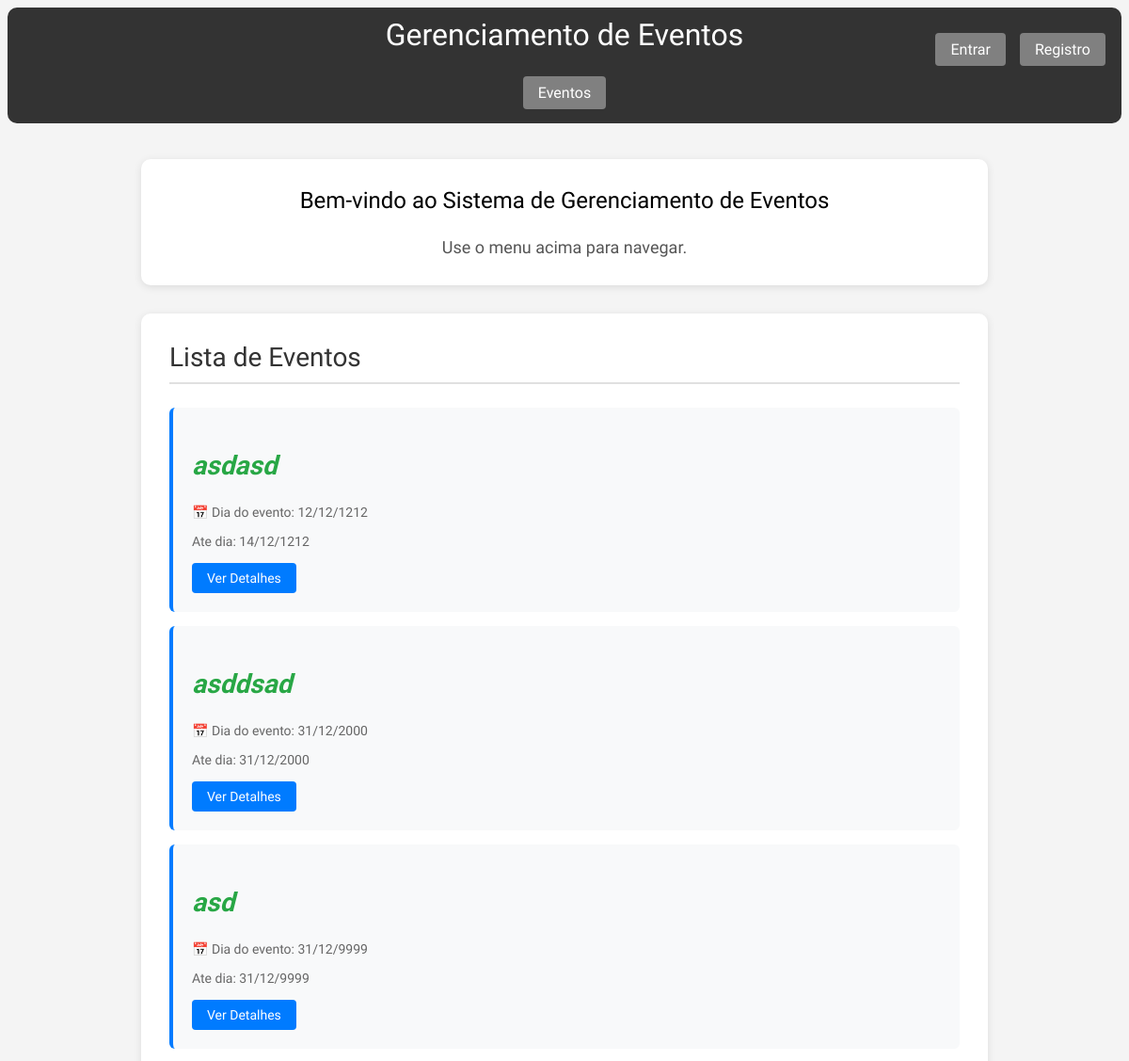
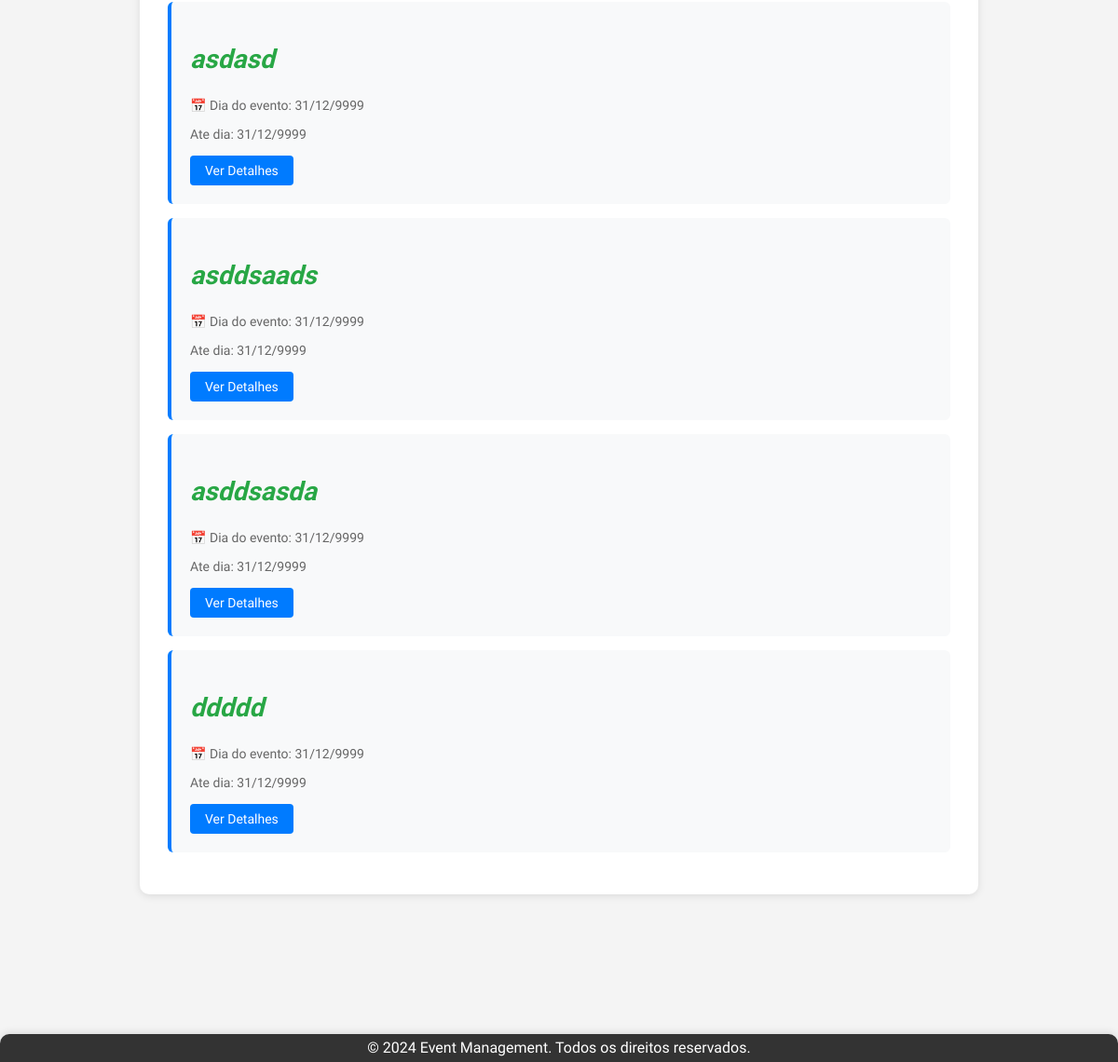
The app's page /, older data (2 pictures, top to bottom).
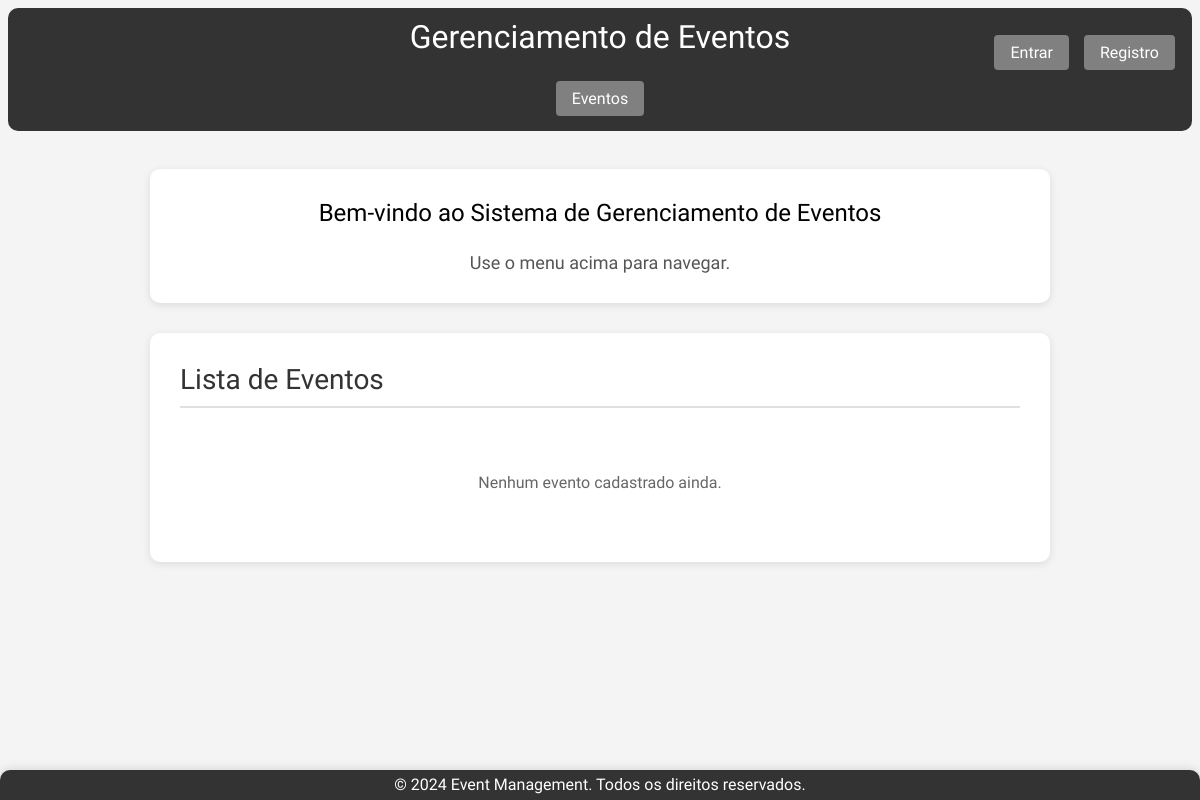
The same page, newer data.
### app/models.py (models this page shows, shortened)
class Event(models.Model):
    event_type_choices = [
        ('Palestra', 'Palestra'),
        ('Workshop', 'Workshop'),
        ('Seminário', 'Seminário'),
        ('Curso', 'Curso'),
        ('Congresso', 'Congresso'),
        ('Simpósio', 'Simpósio'),
        ('Fórum', 'Fórum'),
        ('Mesa Redonda', 'Mesa Redonda'),
    ]
    title = models.CharField(max_length=200, verbose_name="Título")
    description = models.TextField(verbose_name="Descrição")
    initial_date = models.DateField(default= '9999-12-31', verbose_name="Data de Início")
    final_date = models.DateField(default='9999-12-31', verbose_name="Data Final")
    location = models.CharField(max_length=200, verbose_name="Local")
    max_capacity = models.IntegerField(verbose_name="Capacidade Máxima")
    creator = models.ForeignKey(
        settings.AUTH_USER_MODEL,
        on_delete=models.CASCADE,
        related_name='created_events',
        null=True,
        blank=True,
        verbose_name="Criador"
    )
    event_type = models.CharField(max_length=20, choices=event_type_choices, default='Palestra', verbose_name="Tipo de Evento")
    event_start = models.TimeField(null=False, blank=True, verbose_name="Horario de Início")
    event_end = models.TimeField(null=False, blank=True, verbose_name="Horario de Término")
    participants = models.ManyToManyField(
        settings.AUTH_USER_MODEL,
        through='EventParticipant',
        through_fields=('event', 'participant'),
        related_name='attended_events',
        blank=True,
        verbose_name="Participantes"
    )
    class Meta:
        db_table = 'event'
        ordering = ['initial_date']
        verbose_name = 'Evento' # Português
        verbose_name_plural = 'Eventos' # Português

### app/views.py (the view)
# urls.py: path('', views.home, name='home'),
def home(request):
    eventos = Event.objects.all()
    return render(request, 'event_list.html', {'eventos': eventos})

### app/templates/event_list.html (shortened to what this page needs)
{% extends "base.html" %}
{% block content %}
{% load static %}
 <div class="welcome-container">
        <h2>Bem-vindo ao Sistema de Gerenciamento de Eventos</h2>
        <p>Use o menu acima para navegar.</p>
    </div>
<div class="events-container">
    <h2>Lista de Eventos</h2>
    <hr>
    {% if eventos %}
        <ul class="events-list">
            {% for evento in eventos %}
                <li class="event-item">
                    <div class="event-title">{{ evento.title }}</div>
                    <p class="event-date">📅 Dia do evento: {{ evento.initial_date|date:"d/m/Y" }}</p>
                    <p class="event-date">Ate dia: {{ evento.final_date|date:"d/m/Y" }}</p>
                    <div class="event-actions">
                        <a href="{% url 'event_detail' pk=evento.pk %}" class="btn-details">Ver Detalhes</a>
                    </div>
                </li>
            {% endfor %}
        </ul>
    {% else %}
        <p class="no-events">Nenhum evento cadastrado ainda.</p>
    {% endif %}
</div>
{% endblock %}

### app/templates/base.html (shortened to what this page needs)
{% load static %}
<!DOCTYPE html>
<html lang="pt-br">
<head>
    <link rel="stylesheet" type="text/css" href="{% static 'css/style.css' %}">
</head>
<body>
    <header class="header">
        {% block header %}
            <h1>Gerenciamento de Eventos</h1>
            <nav>
                <ul>
                    <li><a id="event_button" href="{% url 'event_list' %}">Eventos</a></li>
                    <div class="user-actions">
                {% if user.is_authenticated %}
                    <p>Olá, {{ user.username }}!</p>
                    <a href="{% url 'logout' %}">Sair</a>
                {% else %}
                    <a href="{% url 'login' %}">Entrar</a>
                    <a href="{% url 'register' %}">Registro</a>
                {% endif %}
                    </div>
                </ul>
            </nav>
        {% endblock %}
    </header>
    <main>
        {% block content %}{% endblock %}
    </main>
    <footer class="footer">
        {% block footer %}
            <p>&copy; 2024 Event Management. Todos os direitos reservados.</p>
        {% endblock %}
    </footer>
</body>
</html>

### app/static/css/style.css (style rules this page uses)
* { margin: 0; padding: 0; box-sizing: border-box; scroll-behavior: smooth; font-family: 'BioRhyme', serif; font-family: "BioRhyme", serif; font-optical-sizing: auto; font-weight: 400; font-style: normal; font-variation-settings: "wdth" 100; }
body { font-family: Arial, sans-serif; background: #f4f4f4; overflow-x: hidden; min-height: 100vh; display: flex; flex-direction: column; }
.header { margin: 8px; background: #333; color: #fff; padding: 10px 0; text-align: center; border-radius: 10px; display: flex; flex-direction: column; }
.header h1 { margin-bottom: 20px; }
nav ul { list-style: none; display: flex; justify-content: center; flex-wrap: wrap; align-items: center; }
nav ul li { margin: 5px 15px; font-size: 16px; }
nav ul li { margin: 5px 15px; }
nav ul li a { display: inline-block; color: #fff; text-decoration: none; transition: all 0.3s ease; padding: 8px 16px; background-color: grey; border-radius: 4px; }
.user-actions { position: absolute; top: 35px; right: 25px; display: flex; align-items: center; gap: 15px; }
.user-actions a { color: #fff; text-decoration: none; padding: 8px 16px; background-color: grey; border-radius: 4px; transition: all 0.3s ease; font-size: 16px; }
main { flex: 1; min-height: calc(100vh - 200px); padding-bottom: 150px; width: 100%; }
.footer { background: #333; color: #fff; text-align: center; padding: 15px 0; position: fixed; width: 100%; bottom: 0; left: 0; box-shadow: 0 -2px 8px rgba(0,0,0,0.1); z-index: 1000; border-radius: 10px 10px 0 0; }
.footer p { margin: -10px; }
.welcome-container, .events-container, .subscribed-events-container, .event-form-container, .delete-confirmation-container, .event-detail-container { background: #fff; margin: 30px auto; padding: 40px; border-radius: 10px; box-shadow: 0 2px 8px rgba(0,0,0,0.1); }
.welcome-container { text-align: center; padding: 30px; margin: 30px auto; max-width: 900px; }
.welcome-container p { font-size: 18px; color: #555; margin-top: 25px; }
.events-container, .subscribed-events-container { max-width: 900px; padding: 30px; }
.events-container h2, .subscribed-events-container h2, .event-form-container h2 { color: #333; margin-bottom: 10px; font-size: 28px; }
.events-container hr, .subscribed-events-container hr, .event-form-container hr { border: none; border-top: 2px solid #e0e0e0; margin-bottom: 25px; }
.no-events { text-align: center; padding: 40px; color: #666; font-size: 16px; }

Row changes from the older to the newer data that the page shows:
removed Event: title "asdasd", initial_date "12/12/1212", final_date "14/12/1212"
removed Event: title "asddsad", initial_date "31/12/2000", final_date "31/12/2000"
removed Event: title "asd", initial_date "31/12/9999", final_date "31/12/9999"
removed Event: title "asdasd", initial_date "31/12/9999", final_date "31/12/9999"
removed Event: title "asddsaads", initial_date "31/12/9999", final_date "31/12/9999"
removed Event: title "asddsasda", initial_date "31/12/9999", final_date "31/12/9999"
removed Event: title "ddddd", initial_date "31/12/9999", final_date "31/12/9999"
Text that changed along with them:
text now shown: "Nenhum evento cadastrado ainda."
